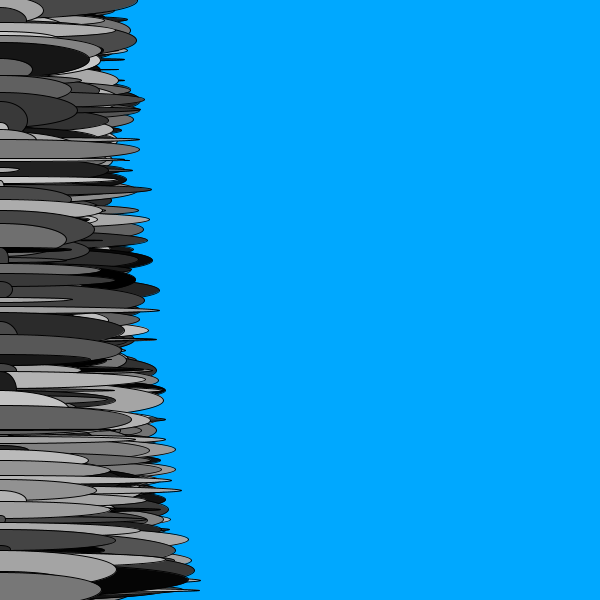
Frame 1 (no input)
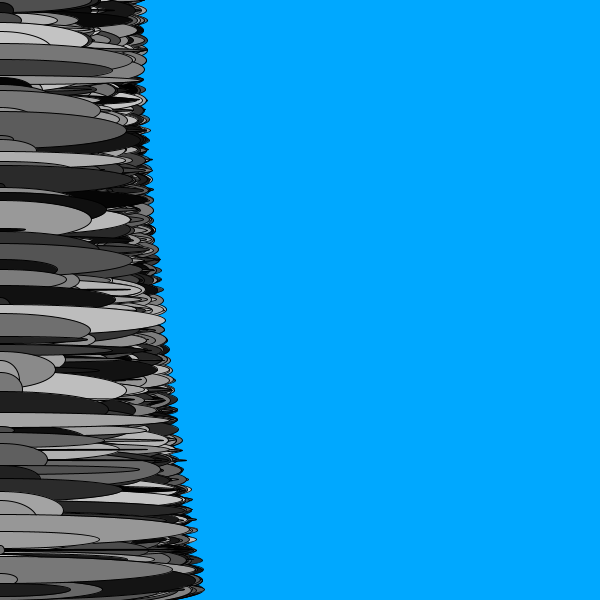
Frame 60 (the mouse pressed at the canvas centre just before this capture)
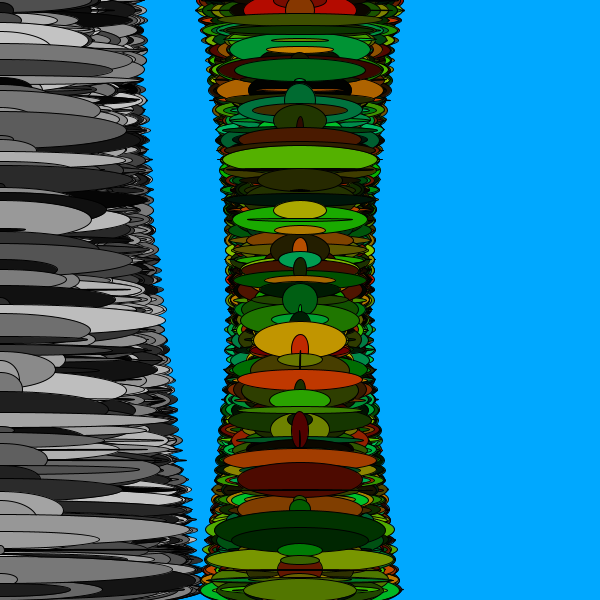
Frame 120 (the mouse held since frame 60 and released just before this capture)

The Processing sketch that drew these frames (run headless with seeded random() and noise(); from frame 60 on, the mouse is pressed at the canvas centre):

// Processing sketch: processing_136592
// ── processing_136592.pde

void setup() {
size(600,600);
background(0,168,255);
colorMode(HSB);
}
void draw(){
for (int a=0; a<60; a++){
  for(int b=0; b<60; b++){
    float d=dist (a*10,b*10,mouseX,mouseY);
    fill(random(109), mouseY,random(200));
    ellipse(mouseX, b*10, random(d*0.5),random(40));
  }
}
}
